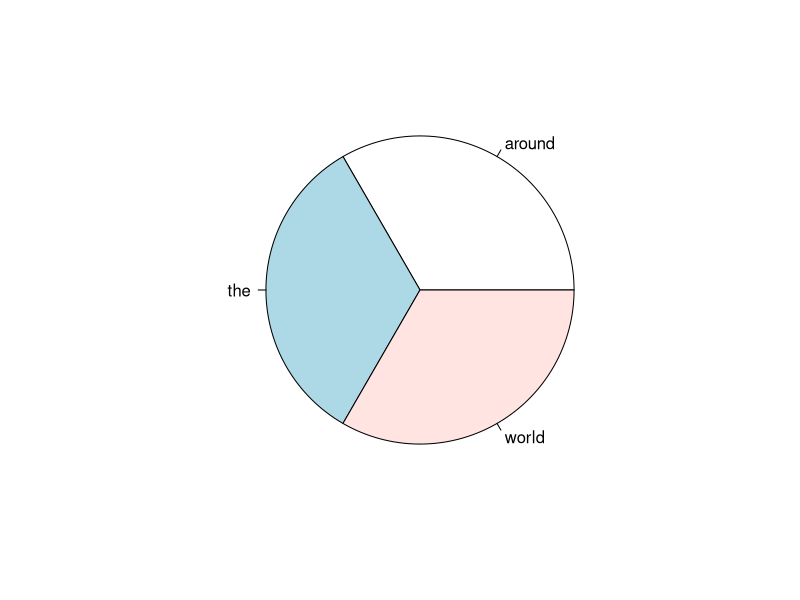

R code for this plot: (Note: this script raises an error after producing the figure.)
lyr <- "Around the world, around the world
Around the world, around the world
Around the world, around the world
Around the world, around the world
Around the world, around the world
Around the world, around the world
Around the world, around the world
Around the world, around the world
Around the world, around the world
Around the world, around the world
Around the world, around the world
Around the world, around the world
Around the world, around the world
Around the world, around the world
Around the world, around the world
Around the world, around the world
Around the world, around the world
Around the world, around the world
Around the world, around the world
Around the world, around the world
Around the world, around the world
Around the world, around the world
Around the world, around the world
Around the world, around the world
Around the world, around the world
Around the world, around the world
Around the world, around the world
Around the world, around the world
Around the world, around the world
Around the world, around the world
Around the world, around the world
Around the world, around the world
Around the world, around the world
Around the world, around the world
Around the world, around the world
Around the world, around the world
Around the world, around the world
Around the world, around the world
Around the world, around the world
Around the world, around the world
Around the world, around the world
Around the world, around the world
Around the world, around the world
Around the world, around the world
Around the world, around the world
Around the world, around the world
Around the world, around the world
Around the world, around the world
Around the world, around the world
Around the world, around the world
Around the world, around the world
Around the world, around the world
Around the world, around the world
Around the world, around the world
Around the world, around the world
Around the world, around the world
Around the world, around the world
Around the world, around the world
Around the world, around the world
Around the world, around the world
Around the world, around the world
Around the world, around the world
Around the world, around the world
Around the world, around the world
Around the world, around the world
Around the world, around the world
Around the world, around the world
Around the world, around the world
Around the world, around the world
Around the world, around the world
Around the world, around the world
Around the world, around the world"

words <- tolower(unlist(stringr::str_split(lyr, "[[:space:][:punct:]&&[^']]+")))
words
pie(table(words))
df<-data.frame(table(words))
#View(df)
df$words[df$Freq>8]
df[order(-df$Freq),]

mainwords
mainwords <- c("around", "the", "world")
words2<- words
words2[!(words %in% mainwords)]<-"inne słowa"
words_levels <-c(mainwords, "inne słowa")
#words_levels <-c(mainwords)
words3<-factor(words2, level = words_levels)
pie(table(words3), 
    clockwise=TRUE, 
    col= viridis::viridis(length(mainwords)+1), 
    #    main="Lyrical composition\nof Let It Be", 
    # main="Występowanie poszczególnych słów\n w Let It Be zespołu The Beatles" 
    main="'Around the world'\nsłowa składowe", 
    labels=paste(levels(words3),'-', paste0(round(table(words3)/sum(table(words3))*100,1),'%')))


# library(ggplot2)
# ggplot(data = as.data.frame(table(words3)), aes(x="", y=Freq, fill=words3)) + 
#   geom_bar(width = 1, stat = "identity", color = "white") +
#   coord_polar("y", start = 0)


